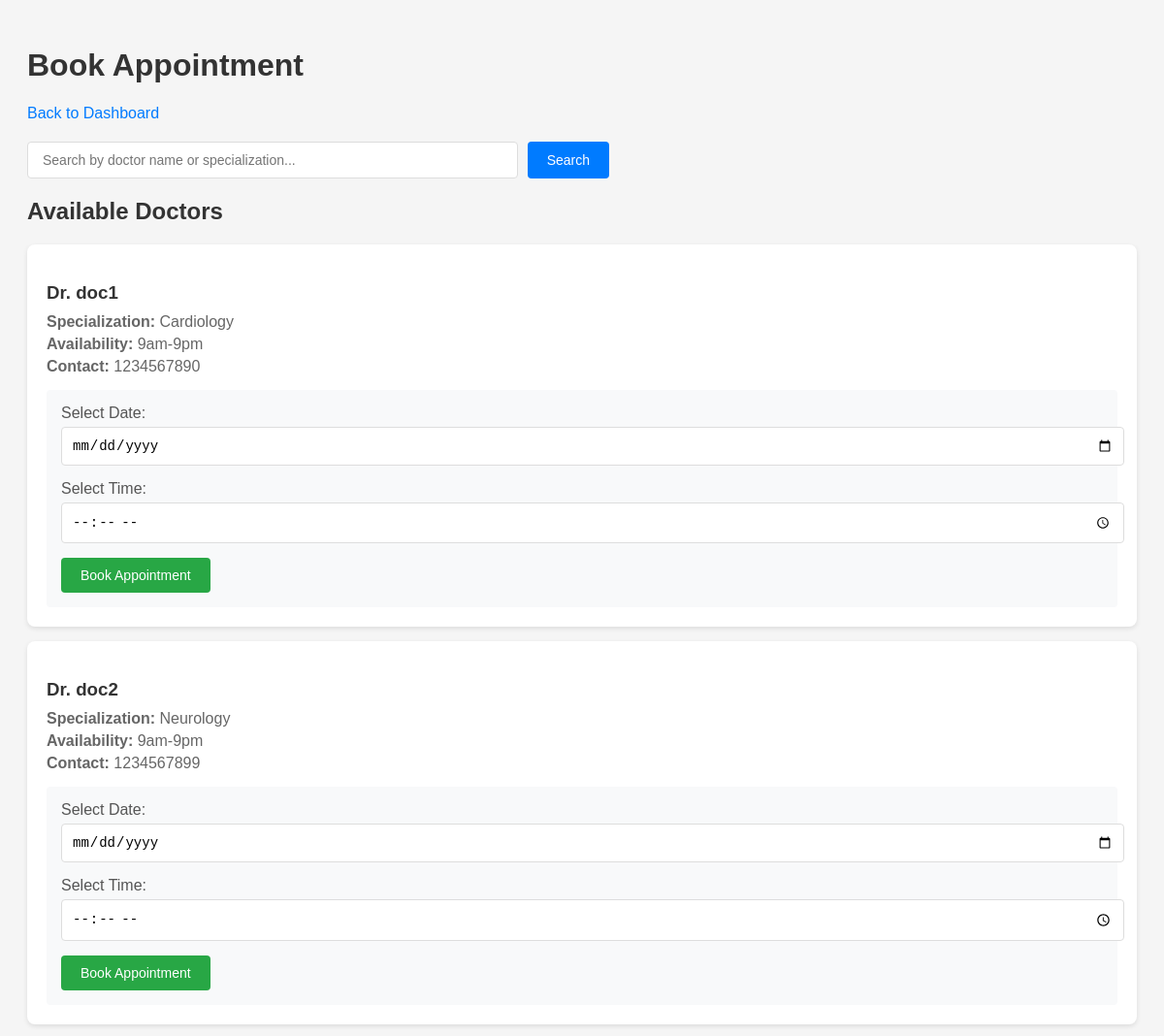
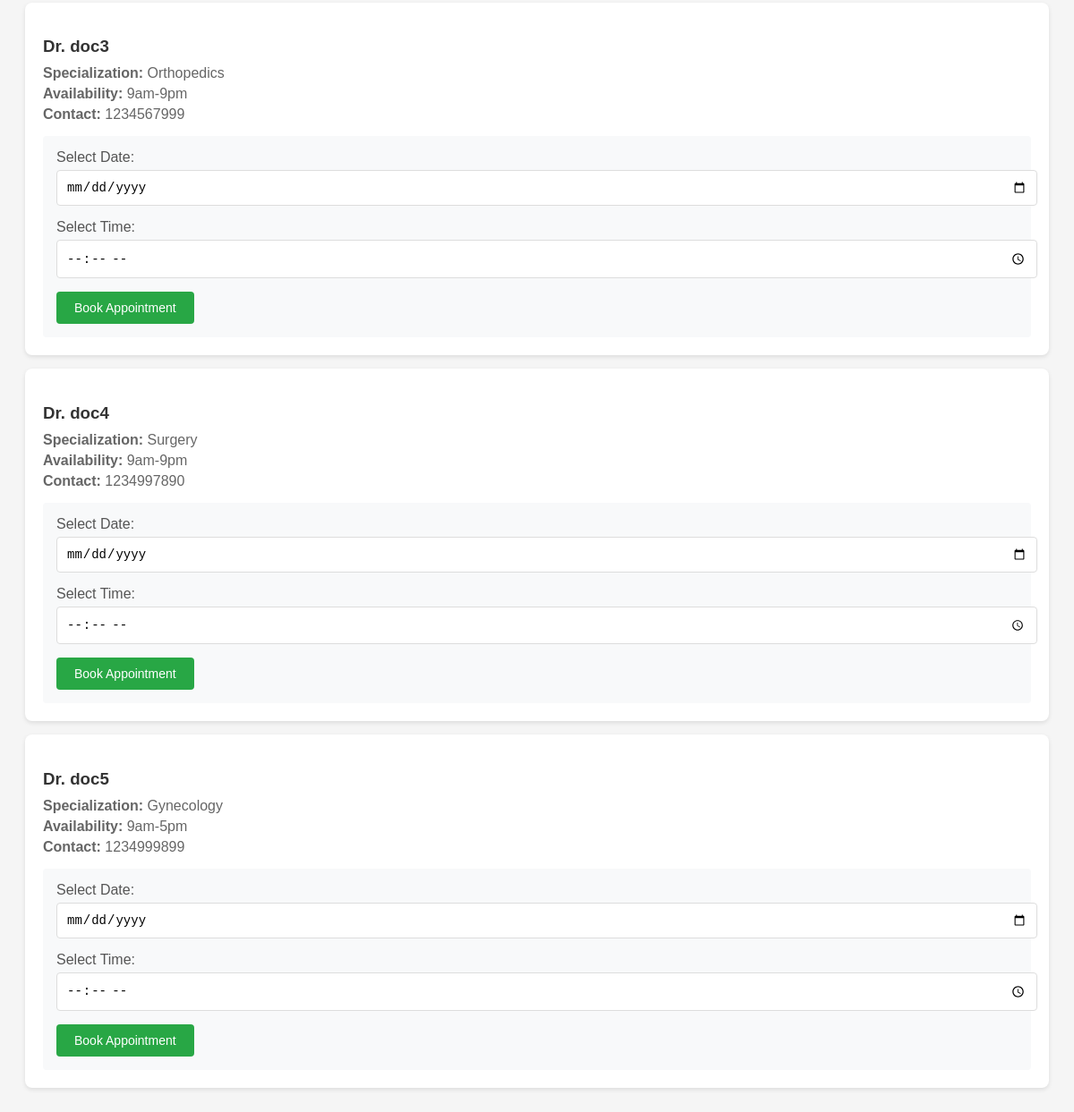
Page /patient/book_appointment (signed in) on the committed database (2 pictures, top to bottom).
### app.py (models this page shows, shortened)
class Doctor(db.Model):
    __tablename__ = 'doctor'
    id = db.Column(db.Integer, primary_key=True, autoincrement=True)
    user_id = db.Column(db.Integer, db.ForeignKey('user.id', ondelete='CASCADE'), nullable=False)
    department_id = db.Column(db.Integer, db.ForeignKey('department.id'), nullable=False)
    availability = db.Column(db.String(255), nullable=True)
    user = db.relationship('User', backref=db.backref('doctor', cascade='all, delete-orphan'))
    department = db.relationship('Department', backref='doctors')

class User(db.Model):
    __tablename__ = 'user'
    id = db.Column(db.Integer, primary_key=True, autoincrement=True)
    username = db.Column(db.String(100), unique=True, nullable=False)
    password = db.Column(db.String(100), nullable=False)
    role = db.Column(db.String(20), nullable=False)  # admin, doctor, patient
    contact = db.Column(db.String(50), nullable=True)

class Department(db.Model):
    __tablename__ = 'department'
    id = db.Column(db.Integer, primary_key=True, autoincrement=True)
    name = db.Column(db.String(100), unique=True, nullable=False)
    description = db.Column(db.String(255))

### app.py (the view, shortened to what this page needs)
@app.route('/patient/book_appointment', methods=['GET', 'POST'])
def book_appointment():
    if 'user_id' not in session or session.get('role') != 'patient':
        flash('Access denied', 'error')
        return redirect(url_for('login'))
    patient = Patient.query.filter_by(user_id=session['user_id']).first()
    if not patient:
        flash('Patient profile not found', 'error')
        return redirect(url_for('login'))
    search = request.args.get('search', '').strip()
    query = Doctor.query
    if search:
        pattern = f"%{search}%"
        query = query.join(User).filter(or_(
            User.username.ilike(pattern),
            Department.name.ilike(pattern)
        ))
    doctors = query.all()
    return render_template('book_appointment.html', doctors=doctors, search=search)

### templates/book_appointment.html (shortened to what this page needs)
<!DOCTYPE html>
<html lang="en">
<head>
</head>
<body>
    <h1>Book Appointment</h1>
    <div style="margin-bottom: 20px;">
        <a href="/patient/dashboard">Back to Dashboard</a>
    </div>
    <form method="GET" action="/patient/book_appointment" class="search-container">
        <input
            type="text"
            class="search-box"
            name="search"
            placeholder="Search by doctor name or specialization..."
            value="{{ search or '' }}"
        >
        <button type="submit" class="search-btn">Search</button>
    </form>
    <h2>Available Doctors</h2>
    {% if doctors %}
        {% for doctor in doctors %}
        <div class="doctor-card">
            <h3>Dr. {{ doctor.user.username }}</h3>
            <div class="doctor-info">
                <p><strong>Specialization:</strong> {{ doctor.department.name }}</p>
                <p><strong>Availability:</strong> {{ doctor.availability }}</p>
                <p><strong>Contact:</strong> {{ doctor.user.contact or 'N/A' }}</p>
            </div>
            <div class="form-section">
                <form method="POST" action="/patient/book_appointment">
                    <div class="form-group">
                        <label for="date_{{ doctor.id }}">Select Date:</label>
                        <input type="date" id="date_{{ doctor.id }}" name="date" required>
                    </div>
                    <div class="form-group">
                        <label for="time_{{ doctor.id }}">Select Time:</label>
                        <input type="time" id="time_{{ doctor.id }}" name="time" required>
                    </div>
                    <button type="submit" class="btn">Book Appointment</button>
                </form>
            </div>
        </div>
        {% endfor %}
    {% endif %}
</body>
</html>

### templates/book_appointment.html (style rules this page uses)
body { font-family: Arial, sans-serif; padding: 20px; background-color: #f5f5f5; }
h1, h2 { color: #333; }
a { color: #007bff; text-decoration: none; }
.search-container { display: flex; gap: 10px; margin: 20px 0; max-width: 600px; }
.search-box { flex: 1; padding: 10px 15px; border: 1px solid #ddd; border-radius: 4px; font-size: 14px; }
.search-btn { padding: 10px 20px; background-color: #007bff; color: white; border: none; border-radius: 4px; cursor: pointer; font-size: 14px; }
.doctor-card { background: white; border-radius: 8px; padding: 20px; margin-bottom: 15px; box-shadow: 0 2px 5px rgba(0,0,0,0.1); }
.doctor-card h3 { color: #333; margin-bottom: 10px; }
.doctor-info { color: #666; margin-bottom: 15px; }
.doctor-info p { margin: 5px 0; }
.form-section { background: #f8f9fa; padding: 15px; border-radius: 4px; margin-top: 10px; }
.form-group { margin-bottom: 15px; }
label { display: block; margin-bottom: 5px; color: #555; font-weight: 500; }
input, select { width: 100%; padding: 10px; border: 1px solid #ddd; border-radius: 4px; font-size: 14px; }
.btn { padding: 10px 20px; background-color: #28a745; color: white; border: none; border-radius: 4px; cursor: pointer; font-size: 14px; }

### rows in the picture
Doctor: user.username "doc1", department.name "Cardiology", availability "9am-9pm", user "1234567890"
Doctor: user.username "doc2", department.name "Neurology", availability "9am-9pm", user "1234567899"
Doctor: user.username "doc3", department.name "Orthopedics", availability "9am-9pm", user "1234567999"
Doctor: user.username "doc4", department.name "Surgery", availability "9am-9pm", user "1234997890"
Doctor: user.username "doc5", department.name "Gynecology", availability "9am-5pm", user "1234999899"
